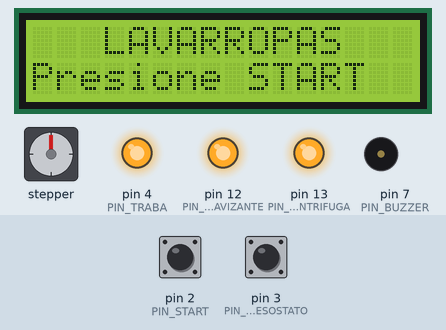
Bench run of a sketch on a simulated Arduino Uno, built with avr-gcc and run on an emulated ATmega328P. On the bench: stepper motor, 16×2 character LCD, output pins drawn as LEDs (lit = HIGH), buzzer (waves = sounding). Wiring (inferred from the names in the program): stepper motor (2048 steps per turn assumed): coils pin 8, pin 9, pin 10, pin 11. The test bench sets the inputs (shaded band); at power-on: pin 2 (PIN_START) HIGH, pin 3 (PIN_PRESOSTATO) HIGH. Pins used as bus, display or sensor lines are not drawn; what the sketch prints to the serial monitor is not drawn.

Above: at 1.2 s.
1.3 s: pin 2 (PIN_START) pulled LOW for 0.15 s
At 2.5 s:
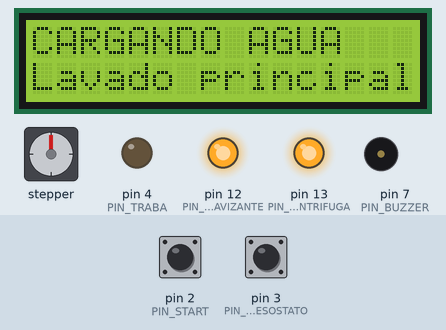
2.9 s: pin 3 (PIN_PRESOSTATO) pulled LOW for 0.15 s
At 3.4 s:
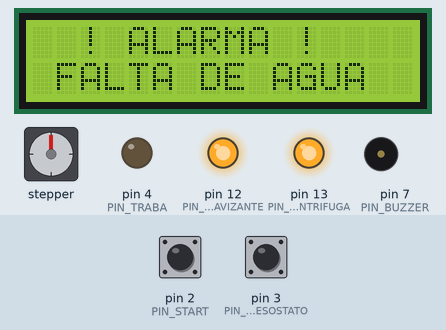
5.5 s: pin 2 (PIN_START) pulled LOW for 1 s
8.0 s: pin 2 (PIN_START) driven LOW and pin 3 (PIN_PRESOSTATO) driven LOW
At 8.9 s:
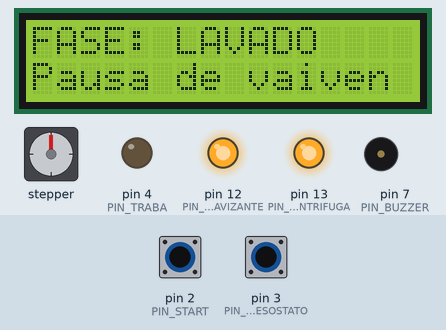
11.0 s: pin 3 (PIN_PRESOSTATO) driven HIGH
At 11.75 s:
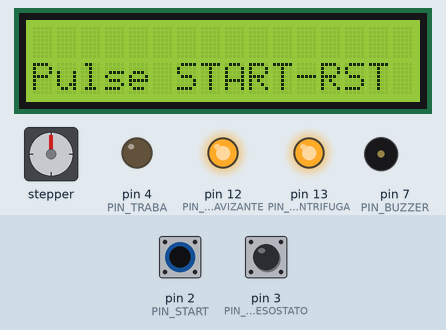
14.0 s: pin 2 (PIN_START) driven HIGH
Timing chart, 0 to 18.0 s (numbered marks = the images above; inputs shaded):
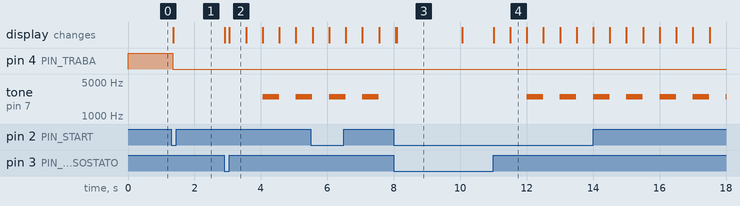

Measured:
- after the input at 1.3 s, pin 4 (PIN_TRABA): HIGH → LOW after 0.05 s; the display: changes after 0.06 s (image 1)
- after the input at 2.9 s, tone on pin 7 (PIN_BUZZER): silent → 2500 Hz after 1.2 s, → silent 0.50 s later, → 2500 Hz 0.50 s later; the display: first changes at once (image 2 shows a later state)
- after the input at 8.0 s, tone on pin 7 (PIN_BUZZER): stops changing and stays silent; the display: first differs from a run without the input after 0.09 s (image 3)
- after the input at 11.0 s, tone on pin 7 (PIN_BUZZER): alternates 2500 Hz for 0.50 s and silent for 0.50 s, starting after 1.0 s; the display: first changes at once (image 4 shows a later state)
- what the display in image 2 shows lasts 0.5 s, from 3.1 s to 3.6 s
- what the display in image 3 shows lasts 2.0 s, from 8.1 s to 10.1 s

The sketch:

lavarropas_controller_display_error_buzzer.ino
```cpp
/*
  CONTROLADOR DE LAVARROPAS - Arduino UNO
  Máquina de estados no bloqueante (millis(), sin delay())
  Display LCD 16x2 en modo paralelo (4 bits), Monitor Serie y Alarma Sonora Potente
*/

#include <LiquidCrystal.h>

// ---------- LCD ----------
LiquidCrystal lcd(A2, 6, A3, 5, A0, A1);

// ---------- Pines de entrada ----------
const uint8_t PIN_START      = 2;
const uint8_t PIN_PRESOSTATO = 3;

// ---------- Pines de salida (relés y alarmas) ----------
const uint8_t PIN_TRABA       = 4;
const uint8_t PIN_BUZZER      = 7;  // Buzzer conectado al Pin 7
const uint8_t PIN_LLENADO     = 8;
const uint8_t PIN_MOTOR_CW    = 9;
const uint8_t PIN_MOTOR_CCW   = 10;
const uint8_t PIN_DRENAJE     = 11;
const uint8_t PIN_SUAVIZANTE  = 12;
const uint8_t PIN_CENTRIFUGA  = 13;

const bool RELAY_ACTIVE_LOW = true;

// ---------- Fases del ciclo ----------
enum Fase {
  REPOSO,
  LLENADO,
  LAVADO,
  DRENAJE_1,
  LLENADO_ENJUAGUE,
  ENJUAGUE,
  DRENAJE_2,
  SUAVIZANTE,
  DRENAJE_3,
  CENTRIFUGADO,
  FIN,
  ERROR_AGUA
};

Fase faseActual = REPOSO;
Fase fasePreviaAlError = REPOSO;

// ---------- Temporizados de fases fijas ----------
const unsigned long T_DRENAJE       = 10000UL;
const unsigned long T_SUAVIZANTE    = 10000UL;
const unsigned long T_CENTRIFUGADO  = 15000UL;

// Inversión de giro del motor
const unsigned long T_GIRO = 5000UL;
const unsigned long T_PAUSA_GIRO = 2000UL;

// ---------- Control por cantidad de ciclos ----------
const int MAX_GIROS = 3;
int girosContados = 0;

// ---------- Variables de control de tiempo ----------
unsigned long tInicioFase = 0;
unsigned long tUltimoGiro = 0;
unsigned long tErrorMensaje = 0;
bool motorSentidoCW = true;
bool motorActivo = false;
bool alternarTextoError = true;

// ---------- Antirrebote del botón Start ----------
unsigned long tUltimoCambioBoton = 0;
const unsigned long DEBOUNCE_MS = 50;
bool estadoBotonAnterior = HIGH;

// Variables globales para el LCD y Monitor Serie
String ultimaLinea1 = "";
String ultimaLinea2 = "";

// ================= FUNCIONES AUXILIARES =================

void setRelay(uint8_t pin, bool encender) {
  if (RELAY_ACTIVE_LOW) {
    digitalWrite(pin, encender ? LOW : HIGH);
  } else {
    digitalWrite(pin, encender ? HIGH : LOW);
  }
}

void apagarTodo() {
  setRelay(PIN_LLENADO, false);
  setRelay(PIN_MOTOR_CW, false);
  setRelay(PIN_MOTOR_CCW, false);
  setRelay(PIN_DRENAJE, false);
  setRelay(PIN_SUAVIZANTE, false);
  setRelay(PIN_CENTRIFUGA, false);
  noTone(PIN_BUZZER); // Apaga el tono de frecuencia por seguridad
  motorActivo = false;
}

void mostrarLCD(String linea1, String linea2) {
  String textSerie1 = linea1;
  String textSerie2 = linea2;

  while (linea1.length() < 16) linea1 += " ";
  while (linea2.length() < 16) linea2 += " ";

  bool huboCambio = false;

  if (linea1 != ultimaLinea1) {
    lcd.setCursor(0, 0);
    lcd.print(linea1);
    ultimaLinea1 = linea1;
    huboCambio = true;
  }
  if (linea2 != ultimaLinea2) {
    lcd.setCursor(0, 1);
    lcd.print(linea2);
    ultimaLinea2 = linea2;
    huboCambio = true;
  }

  if (huboCambio) {
    Serial.print("[LCD] L1: ");
    Serial.print(textSerie1);
    Serial.print(" | L2: ");
    Serial.println(textSerie2);
  }
}

bool presostatoLleno() {
  return digitalRead(PIN_PRESOSTATO) == LOW;
}

bool leerStartPresionado() {
  static bool ultimaLecturaRaw = HIGH;
  bool lecturaActual = digitalRead(PIN_START);
  bool presionado = false;

  if (lecturaActual != ultimaLecturaRaw) {
    tUltimoCambioBoton = millis();
  }

  if ((millis() - tUltimoCambioBoton) > DEBOUNCE_MS) {
    if (lecturaActual == LOW && estadoBotonAnterior == HIGH) {
      presionado = true;
    }
    estadoBotonAnterior = lecturaActual;
  }

  ultimaLecturaRaw = lecturaActual;
  return presionado;
}

void cambiarFase(Fase nuevaFase) {
  faseActual = nuevaFase;
  tInicioFase = millis();
  apagarTodo();

  if (nuevaFase == LAVADO || nuevaFase == ENJUAGUE) {
    girosContados = 0;
    motorSentidoCW = true;
    motorActivo = false;
    tUltimoGiro = millis();
  }
}

void manejarLlenado(Fase siguienteFase) {
  setRelay(PIN_LLENADO, true);
  if (presostatoLleno()) {
    cambiarFase(siguienteFase);
  }
}

void manejarDrenaje(Fase siguienteFase) {
  setRelay(PIN_DRENAJE, true);
  if (millis() - tInicioFase >= T_DRENAJE) {
    cambiarFase(siguienteFase);
  }
}

void manejarAgitadoPorCiclos(Fase siguienteFase) {
  if (girosContados >= MAX_GIROS) {
    cambiarFase(siguienteFase);
    return;
  }

  unsigned long enCiclo = millis() - tUltimoGiro;

  if (motorActivo) {
    if (enCiclo >= T_GIRO) {
      setRelay(PIN_MOTOR_CW, false);
      setRelay(PIN_MOTOR_CCW, false);
      motorActivo = false;
      tUltimoGiro = millis();

      if (motorSentidoCW == false) {
        girosContados++;
      }

      motorSentidoCW = !motorSentidoCW;
    }
  } else {
    if (enCiclo >= T_PAUSA_GIRO) {
      if (motorSentidoCW) {
        setRelay(PIN_MOTOR_CW, true);
        setRelay(PIN_MOTOR_CCW, false);
      } else {
        setRelay(PIN_MOTOR_CW, false);
        setRelay(PIN_MOTOR_CCW, true);
      }
      motorActivo = true;
      tUltimoGiro = millis();
    }
  }
}

// ================= SETUP =================

void setup() {
  Serial.begin(9600);

  pinMode(PIN_START, INPUT_PULLUP);
  pinMode(PIN_PRESOSTATO, INPUT_PULLUP);

  pinMode(PIN_TRABA, OUTPUT);
  pinMode(PIN_BUZZER, OUTPUT);
  pinMode(PIN_LLENADO, OUTPUT);
  pinMode(PIN_MOTOR_CW, OUTPUT);
  pinMode(PIN_MOTOR_CCW, OUTPUT);
  pinMode(PIN_DRENAJE, OUTPUT);
  pinMode(PIN_SUAVIZANTE, OUTPUT);
  pinMode(PIN_CENTRIFUGA, OUTPUT);

  apagarTodo();
  setRelay(PIN_TRABA, false);

  lcd.begin(16, 2);
  mostrarLCD("   LAVARROPAS   ", "Presione START  ");
}

// ================= LOOP =================

void loop() {
  bool startPresionado = leerStartPresionado();

  if ((faseActual == LAVADO || faseActual == ENJUAGUE) && !presostatoLleno()) {
    fasePreviaAlError = faseActual;
    apagarTodo();
    faseActual = ERROR_AGUA;
    tErrorMensaje = millis();
  }

  if (faseActual == REPOSO) {
    mostrarLCD("   LAVARROPAS   ", "Presione START  ");
    if (startPresionado) {
      setRelay(PIN_TRABA, true);
      cambiarFase(LLENADO);
    }
    return;
  }

  switch (faseActual) {

    case LLENADO:
      mostrarLCD("CARGANDO AGUA   ", "Lavado principal");
      manejarLlenado(LAVADO);
      break;

    case LAVADO:
      if (motorActivo) {
        String msgCiclo = "Giro " + String(girosContados + 1) + "/3 " + (motorSentidoCW ? ">>" : "<<");
        mostrarLCD("FASE: LAVADO    ", msgCiclo);
      } else {
        mostrarLCD("FASE: LAVADO    ", "Pausa de vaiven ");
      }
      manejarAgitadoPorCiclos(DRENAJE_1);
      break;

    case DRENAJE_1:
      mostrarLCD("DESAGOTANDO...  ", "Fin de lavado   ");
      manejarDrenaje(LLENADO_ENJUAGUE);
      break;

    case LLENADO_ENJUAGUE:
      mostrarLCD("CARGANDO AGUA   ", "Fase: Enjuague  ");
      manejarLlenado(ENJUAGUE);
      break;

    case ENJUAGUE:
      if (motorActivo) {
        String msgCiclo = "Giro " + String(girosContados + 1) + "/3 " + (motorSentidoCW ? ">>" : "<<");
        mostrarLCD("FASE: ENJUAGUE  ", msgCiclo);
      } else {
        mostrarLCD("FASE: ENJUAGUE  ", "Pausa de vaiven ");
      }
      manejarAgitadoPorCiclos(DRENAJE_2);
      break;

    case DRENAJE_2:
      mostrarLCD("DESAGOTANDO...  ", "Fin de enjuague ");
      manejarDrenaje(SUAVIZANTE);
      break;

    case SUAVIZANTE:
      mostrarLCD("AGREGANDO...    ", "Suavizante      ");
      setRelay(PIN_SUAVIZANTE, true);
      if (millis() - tInicioFase >= T_SUAVIZANTE) {
        cambiarFase(DRENAJE_3);
      }
      break;

    case DRENAJE_3:
      mostrarLCD("DESAGOTANDO...  ", "Suavizante      ");
      manejarDrenaje(CENTRIFUGADO);
      break;

    case CENTRIFUGADO:
      mostrarLCD("CENTRIFUGANDO   ", "Alta velocidad  ");
      setRelay(PIN_CENTRIFUGA, true);
      if (millis() - tInicioFase >= T_CENTRIFUGADO) {
        cambiarFase(FIN);
      }
      break;

    case FIN:
      setRelay(PIN_TRABA, false);
      mostrarLCD("CICLO TERMINADO ", "Retire la ropa  ");

      if (startPresionado) {
        lcd.clear();
        ultimaLinea1 = "";
        ultimaLinea2 = "";
        cambiarFase(REPOSO);
      }
      break;

    case ERROR_AGUA:
      if (millis() - tErrorMensaje >= 500) { // Bajé el tiempo a 500ms para una alarma más ágil
        alternarTextoError = !alternarTextoError;
        tErrorMensaje = millis();

        // CORREGIDO: Usamos tone() para generar un pitido real oscilando las bobinas del buzzer
        if (alternarTextoError) {
          tone(PIN_BUZZER, 2500); // Envía una frecuencia de 2500 Hz (Sonido fuerte)
        } else {
          noTone(PIN_BUZZER);     // Silencia el pin por completo
        }
      }

      if (alternarTextoError) {
        mostrarLCD("  ! ALARMA !    ", " FALTA DE AGUA  ");
      } else {
        mostrarLCD("                ", "Pulse START-RST ");
      }

      if (startPresionado) {
        if (presostatoLleno()) {
          noTone(PIN_BUZZER); // Se apaga la frecuencia al salir del error
          faseActual = fasePreviaAlError;
          tUltimoGiro = millis();
          Serial.println("Error solucionado. Reanudando ciclo...");
        } else {
          Serial.println("Intento de reanudar fallido: El tanque sigue vacío.");
        }
      }
      break;

    default:
      cambiarFase(REPOSO);
      break;
  }
}
```
